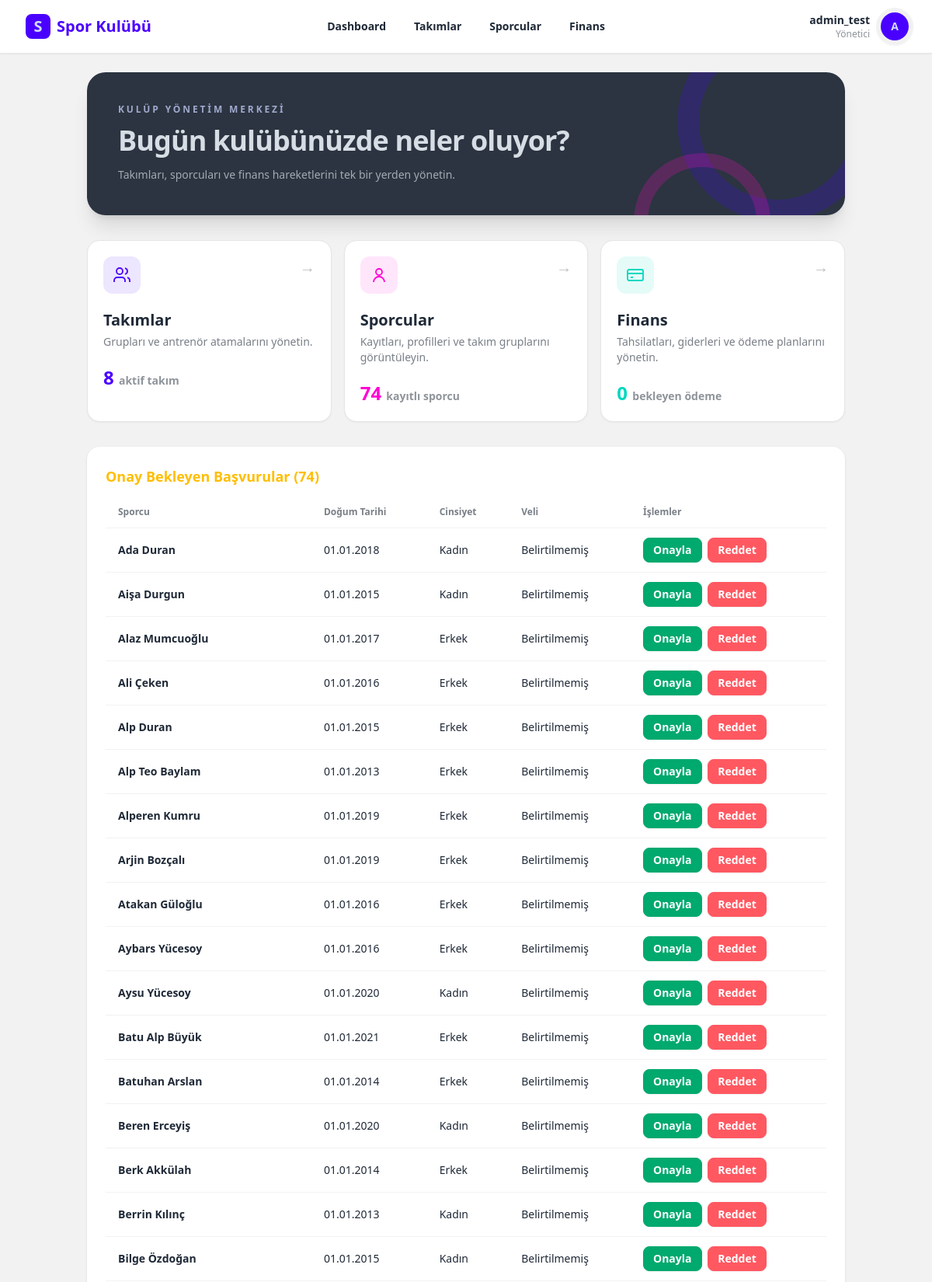
Page /api/dashboard/ (signed in, upper part) on the committed database.
### users/models.py (models this page shows, shortened)
class User(AbstractUser):
    class Role(models.TextChoices):
        PARENT = 'parent', 'Veli'
        ADMIN = 'admin', 'Yönetici'
        COACH = 'coach', 'Antrenör'
        FINANCE = 'finance', 'Mali İşler'
    email = models.EmailField(unique=True, verbose_name="E-posta Adresi")
    role = models.CharField(
        max_length=20,
        choices=Role.choices,
        default=Role.PARENT,
        verbose_name="Kullanıcı Rolü"
    )
    phone_number = models.CharField(max_length=15, blank=True, null=True, verbose_name="Telefon Numarası")
    tc_identity = models.CharField(max_length=11, blank=True, null=True, verbose_name="T.C. Kimlik No")
    USERNAME_FIELD = 'email'
    REQUIRED_FIELDS = ['username', 'first_name', 'last_name']
    class Meta:
        verbose_name = "Kullanıcı"
        verbose_name_plural = "Kullanıcılar"

### athletes/models.py (models this page shows, shortened)
class Athlete(models.Model):
    GENDER_CHOICES = (
        ('M', 'Erkek'),
        ('F', 'Kadın'),
    )
    STATUS_CHOICES = (
        ('pending', 'Onay Bekliyor'),
        ('approved', 'Onaylandı'),
        ('rejected', 'Reddedildi'),
    )
    parent = models.CharField(max_length=150, verbose_name="Veli")
    parent_phone = models.CharField(max_length=20, blank=True, default='', verbose_name="Veli Telefonu")
    parent_email = models.EmailField(blank=True, default='', verbose_name="Veli E-postası")
    first_name = models.CharField(max_length=50, verbose_name="Ad")
    last_name = models.CharField(max_length=50, verbose_name="Soyad")
    phone_number = models.CharField(max_length=20, blank=True, default='', verbose_name="Sporcu Telefonu")
    tc_identity = models.CharField(max_length=11, unique=True, blank=True, null=True, verbose_name="T.C. Kimlik No")
    birth_date = models.DateField(verbose_name="Doğum Tarihi")
    gender = models.CharField(max_length=1, choices=GENDER_CHOICES, verbose_name="Cinsiyet")
    school = models.CharField(max_length=100, blank=True, null=True, verbose_name="Okul")
    license_number = models.CharField(max_length=50, blank=True, null=True, verbose_name="Lisans No")
    joined_date = models.DateField(verbose_name="Kulübe Katılım Tarihi")
    photo = models.ImageField(upload_to='athlete_photos/', blank=True, null=True, verbose_name="Fotoğraf")
    status = models.CharField(max_length=10, choices=STATUS_CHOICES, default='pending', verbose_name="Onay Durumu")
    is_active = models.BooleanField(default=False, verbose_name="Aktif Sporcu mu?")
    created_at = models.DateTimeField(auto_now_add=True)
    team = models.ForeignKey(
        Team,
        on_delete=models.SET_NULL,
        null=True,
        blank=True,
        related_name='athletes',
        verbose_name="Bağlı Olduğu Takım"
    )
    custom_fee = models.DecimalField(
        max_digits=10,
        decimal_places=2,
        null=True,
        blank=True,
        verbose_name="Özel Aidat Tutar (TL)",
        help_text="Boş bırakılırsa takımın varsayılan aidatı uygulanır. Burslu için 0 girebilirsiniz."
    )
    discount_percentage = models.DecimalField(
        max_digits=5,
        decimal_places=2,
        null=True,
        blank=True,
        verbose_name="İndirim Yüzdesi",
        help_text="Boş bırakılırsa indirim uygulanmaz."
    )
    regular_payment_day = models.PositiveBigIntegerField(
        null=True,
        blank=True,
        verbose_name="Düzenli Ödeme Günü"
    )
    class Meta:
        verbose_name = "Sporcu"
        verbose_name_plural = "Sporcular"
        ordering = ['first_name', 'last_name']
    def get_full_name(self):
        return f"{self.first_name} {self.last_name}"

### athletes/views_dashboard.py (the view)
# urls.py: path('dashboard/', dashboard_index, name='dashboard-index'),
@login_required
@role_required(allowed_roles=['admin', 'club_admin', 'coach'])
def dashboard_index(request):
    if not (request.user.is_staff or request.user.is_superuser):
        return redirect('parent-dashboard')  # Veli Dashboard
    pending_athletes = Athlete.objects.filter(status='pending')
    approved_athletes = Athlete.objects.filter(status='approved')
    active_teams = Team.objects.filter(is_active=True).count()
    athlete_count = Athlete.objects.count()
    pending_payments = PaymentRecord.objects.filter(status='pending').count()
    return render(request, 'dashboard/index.html', {
        'pending_athletes': pending_athletes,
        'approved_athletes': approved_athletes,
        'active_teams': active_teams,
        'athlete_count': athlete_count,
        'pending_payments': pending_payments,
    })

### templates/dashboard/index.html (shortened to what this page needs)
{% extends "base.html" %}
{% block content %}
<div class="mx-auto w-full max-w-7xl space-y-8">
    <header class="relative overflow-hidden rounded-3xl bg-neutral px-6 py-8 text-neutral-content shadow-xl sm:px-10 sm:py-10">
        <div class="relative z-10 max-w-2xl">
            <p class="mb-3 text-xs font-bold uppercase tracking-[0.24em] text-primary-content/70">Kulüp yönetim merkezi</p>
            <h1 class="text-3xl font-black tracking-tight sm:text-4xl">Bugün kulübünüzde neler oluyor?</h1>
            <p class="mt-3 max-w-xl text-sm leading-6 text-neutral-content/70">Takımları, sporcuları ve finans hareketlerini tek bir yerden yönetin.</p>
        </div>
        <div class="pointer-events-none absolute -right-10 -top-16 h-64 w-64 rounded-full border-[28px] border-primary/20"></div>
        <div class="pointer-events-none absolute -bottom-24 right-24 h-44 w-44 rounded-full border-[18px] border-secondary/20"></div>
    </header>
    <section class="grid gap-4 md:grid-cols-3">
        <a href="{% url 'team-list' %}" class="group rounded-2xl border border-base-300 bg-base-100 p-5 shadow-sm transition hover:-translate-y-1 hover:border-primary/50 hover:shadow-lg">
            <div class="flex items-start justify-between"><span class="grid h-12 w-12 place-items-center rounded-xl bg-primary/10 text-primary"><svg class="h-6 w-6" viewBox="0 0 24 24" fill="none" stroke="currentColor" stroke-width="1.8"><path d="M16 21v-2a4 4 0 0 0-4-4H6a4 4 0 0 0-4 4v2"/><circle cx="9" cy="7" r="4"/><path d="M22 21v-2a4 4 0 0 0-3-3.87M16 3.13a4 4 0 0 1 0 7.75"/></svg></span><span class="text-xl text-base-content/30 transition group-hover:translate-x-1">→</span></div>
            <h2 class="mt-5 text-xl font-black">Takımlar</h2><p class="mt-1 text-sm text-base-content/60">Grupları ve antrenör atamalarını yönetin.</p><p class="mt-5 text-2xl font-black text-primary">{{ active_teams|floatformat:0 }} <span class="text-sm font-semibold text-base-content/50">aktif takım</span></p>
        </a>
        <a href="{% url 'athlete-manage-list' %}" class="group rounded-2xl border border-base-300 bg-base-100 p-5 shadow-sm transition hover:-translate-y-1 hover:border-secondary/50 hover:shadow-lg">
            <div class="flex items-start justify-between"><span class="grid h-12 w-12 place-items-center rounded-xl bg-secondary/10 text-secondary"><svg class="h-6 w-6" viewBox="0 0 24 24" fill="none" stroke="currentColor" stroke-width="1.8"><circle cx="12" cy="8" r="4"/><path d="M5 21a7 7 0 0 1 14 0"/></svg></span><span class="text-xl text-base-content/30 transition group-hover:translate-x-1">→</span></div>
            <h2 class="mt-5 text-xl font-black">Sporcular</h2><p class="mt-1 text-sm text-base-content/60">Kayıtları, profilleri ve takım gruplarını görüntüleyin.</p><p class="mt-5 text-2xl font-black text-secondary">{{ athlete_count|floatformat:0 }} <span class="text-sm font-semibold text-base-content/50">kayıtlı sporcu</span></p>
        </a>
        <a href="{% url 'finance-dashboard' %}" class="group rounded-2xl border border-base-300 bg-base-100 p-5 shadow-sm transition hover:-translate-y-1 hover:border-accent/50 hover:shadow-lg">
            <div class="flex items-start justify-between"><span class="grid h-12 w-12 place-items-center rounded-xl bg-accent/10 text-accent"><svg class="h-6 w-6" viewBox="0 0 24 24" fill="none" stroke="currentColor" stroke-width="1.8"><rect x="2" y="5" width="20" height="14" rx="2"/><path d="M2 10h20M6 15h3"/></svg></span><span class="text-xl text-base-content/30 transition group-hover:translate-x-1">→</span></div>
            <h2 class="mt-5 text-xl font-black">Finans</h2><p class="mt-1 text-sm text-base-content/60">Tahsilatları, giderleri ve ödeme planlarını yönetin.</p><p class="mt-5 text-2xl font-black text-accent">{{ pending_payments|floatformat:0 }} <span class="text-sm font-semibold text-base-content/50">bekleyen ödeme</span></p>
        </a>
    </section>
    <div class="bg-base-100 p-6 rounded-box shadow space-y-6">
        <div>
            <h3 class="font-bold text-lg mb-3 text-warning">
                Onay Bekleyen Başvurular ({{ pending_athletes.count }})
            </h3>
            <div class="overflow-x-auto">
                <table class="table w-full">
                    <thead>
                        <tr>
                            <th>Sporcu</th>
                            <th>Doğum Tarihi</th>
                            <th>Cinsiyet</th>
                            <th>Veli</th>
                            <th>İşlemler</th>
                        </tr>
                    </thead>
                    <tbody>
                        {% for athlete in pending_athletes %}
                        <tr>
                            <td class="font-semibold">{{ athlete.get_full_name }}</td>
                            <td>{{ athlete.birth_date|date:"d.m.Y" }}</td>
                            <td>{{ athlete.get_gender_display }}</td>
                            <td>{{ athlete.parent }}</td>
                            <td class="space-x-1">
                                <button class="btn btn-sm btn-success text-white"
                                        hx-post="{% url 'dashboard-approve-athlete' athlete.id %}"
                                        hx-target="closest tr"
                                        hx-swap="outerHTML">
                                    Onayla
                                </button>
                                <button class="btn btn-sm btn-error text-white"
                                        hx-post="{% url 'dashboard-reject-athlete' athlete.id %}"
                                        hx-target="closest tr"
                                        hx-swap="outerHTML">
                                    Reddet
                                </button>
                            </td>
                        </tr>
                        {% empty %}
                        <tr>
                            <td colspan="5" class="text-center py-4 text-gray-500">
                                Onay bekleyen sporcu başvurusu bulunmuyor.
                            </td>
                        </tr>
                        {% endfor %}
                    </tbody>
                </table>
            </div>
        </div>
    </div>
</div>
{% endblock %}

### templates/base.html (shortened to what this page needs)
<!DOCTYPE html>
<html lang="tr" data-theme="light">
<head>
    <link href="https://cdn.jsdelivr.net/npm/daisyui@4.12.10/dist/full.min.css" rel="stylesheet" type="text/css" />
    <script src="https://cdn.tailwindcss.com"></script>
</head>
<body class="bg-base-200 min-h-screen" hx-headers='{"X-CSRFToken": "{{ csrf_token }}"}'>
    <header class="sticky top-0 z-40 border-b border-base-300 bg-base-100/95 shadow-sm backdrop-blur">
        <div class="navbar mx-auto max-w-7xl px-4 sm:px-6">
            <div class="navbar-start">
                <a href="{% url 'dashboard-index' %}" class="btn btn-ghost gap-2 px-2 text-lg font-black text-primary sm:text-xl">
                    <span class="grid h-8 w-8 place-items-center rounded-lg bg-primary text-primary-content">S</span>
                    <span class="hidden sm:inline">Spor Kulübü</span>
                </a>
            </div>
            <nav class="navbar-center hidden lg:flex">
                <ul class="menu menu-horizontal gap-1 px-1 font-semibold">
                    <li><a href="{% url 'dashboard-index' %}">Dashboard</a></li>
                    <li><a href="{% url 'team-list' %}">Takımlar</a></li>
                    <li><a href="{% url 'athlete-manage-list' %}">Sporcular</a></li>
                    <li><a href="{% url 'finance-dashboard' %}">Finans</a></li>
                </ul>
            </nav>
            <div class="navbar-end gap-2">
                <div class="hidden text-right sm:block">
                    <p class="max-w-32 truncate text-sm font-bold">{{ request.user.get_full_name|default:request.user.username }}</p>
                    <p class="text-xs text-base-content/50">{{ request.user.get_role_display }}</p>
                </div>
                <div class="dropdown dropdown-end">
                    <label tabindex="0" class="btn btn-circle avatar placeholder" aria-label="Kullanıcı menüsü">
                        <div class="w-9 rounded-full bg-primary text-primary-content"><span>{{ request.user.first_name|first|default:request.user.username|first|upper }}</span></div>
                    </label>
                </div>
            </div>
        </div>
    </header>
    <main class="container mx-auto p-6">
        {% block content %}{% endblock %}
    </main>
</body>
</html>

### rows in the picture
User: user.get_full_name "admin_test", user.role "Yönetici", user.first_name|first "A"
Athlete: get_full_name "Ada Duran", birth_date "01.01.2018", gender "Kadın", parent "Belirtilmemiş"
Athlete: get_full_name "Aişa Durgun", birth_date "01.01.2015", gender "Kadın", parent "Belirtilmemiş"
Athlete: get_full_name "Alaz Mumcuoğlu", birth_date "01.01.2017", gender "Erkek", parent "Belirtilmemiş"
Athlete: get_full_name "Ali Çeken", birth_date "01.01.2016", gender "Erkek", parent "Belirtilmemiş"
Athlete: get_full_name "Alp Duran", birth_date "01.01.2015", gender "Erkek", parent "Belirtilmemiş"
Athlete: get_full_name "Alp Teo Baylam", birth_date "01.01.2013", gender "Erkek", parent "Belirtilmemiş"
Athlete: get_full_name "Alperen Kumru", birth_date "01.01.2019", gender "Erkek", parent "Belirtilmemiş"
Athlete: get_full_name "Arjin Bozçalı", birth_date "01.01.2019", gender "Erkek", parent "Belirtilmemiş"
Athlete: get_full_name "Atakan Güloğlu", birth_date "01.01.2016", gender "Erkek", parent "Belirtilmemiş"
Athlete: get_full_name "Aybars Yücesoy", birth_date "01.01.2016", gender "Erkek", parent "Belirtilmemiş"
Athlete: get_full_name "Aysu Yücesoy", birth_date "01.01.2020", gender "Kadın", parent "Belirtilmemiş"
Athlete: get_full_name "Batu Alp Büyük", birth_date "01.01.2021", gender "Erkek", parent "Belirtilmemiş"
Athlete: get_full_name "Batuhan Arslan", birth_date "01.01.2014", gender "Erkek", parent "Belirtilmemiş"
Athlete: get_full_name "Beren Erceyiş", birth_date "01.01.2020", gender "Kadın", parent "Belirtilmemiş"
Athlete: get_full_name "Berk Akkülah", birth_date "01.01.2014", gender "Erkek", parent "Belirtilmemiş"
Athlete: get_full_name "Berrin Kılınç", birth_date "01.01.2013", gender "Kadın", parent "Belirtilmemiş"
Athlete: get_full_name "Bilge Özdoğan", birth_date "01.01.2015", gender "Kadın", parent "Belirtilmemiş"

### other values in the picture
{{ active_teams|floatformat:0 }} "8"
{{ athlete_count|floatformat:0 }} "74"
{{ pending_payments|floatformat:0 }} "0"
{{ pending_athletes.count }} "74"
